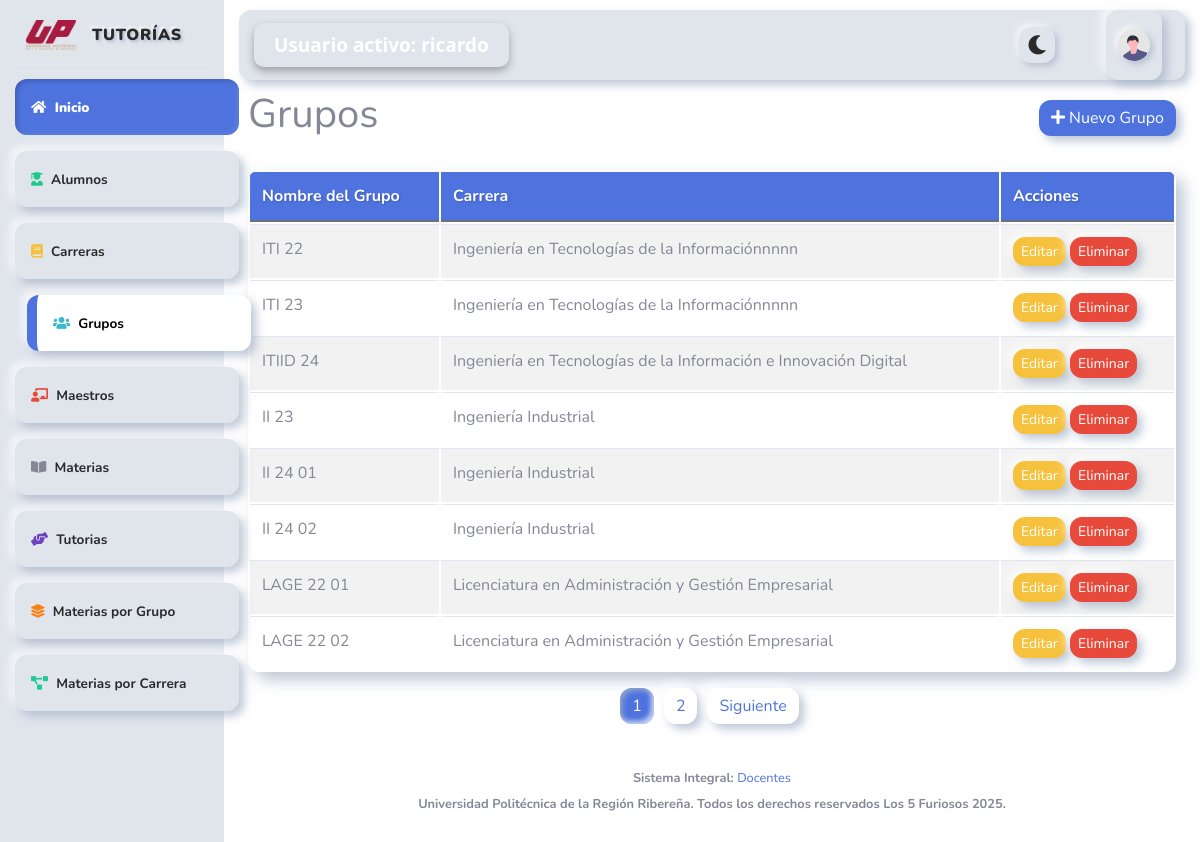
Screenshot of /grupos.php (signed in) with the database file from the repository.
### tables this page shows
CREATE TABLE `grupos` (
  `id_grupo` int(11) NOT NULL,
  `grupo` varchar(100) DEFAULT NULL,
  `carrera` int(11) DEFAULT NULL,
  `activo` int(3) NOT NULL
);

CREATE TABLE `carreras` (
  `id_carrera` int(11) NOT NULL,
  `nombre` varchar(100) DEFAULT NULL,
  `activo` int(3) NOT NULL
);

### modelos/conexion.php (called while the page is built, shortened)
<?php
class Conexion {
    private $usuario = "root";
    private $contraseña = "";
    private $db = "proyecto3";
    private $servidor = "localhost";
    public function conectar() {
        $this->conn = null;
        try {
            $this->conn = new PDO(
                "mysql:host=".$this->servidor.";dbname=".$this->db.";charset=utf8",
                $this->usuario,
                $this->contraseña
            );
            $this->conn->setAttribute(PDO::ATTR_ERRMODE, PDO::ERRMODE_EXCEPTION);
            $this->conn->setAttribute(PDO::ATTR_EMULATE_PREPARES, false);
        } catch (PDOException $e) {
            error_log("Error al conectar: " . $e->getMessage());
            die("Error al conectar con la base de datos");
        }
        return $this->conn;
    }
}

### modelos/mdl_grupos.php (called while the page is built, shortened)
<?php
require_once __DIR__.'/conexion.php';
class MdlGrupos {
    private $conn;
    private $tabla = 'grupos';
    public function __construct() {
        $this->conn = (new Conexion())->conectar();
    }
    public function obtenerTodos() {
        try {
            return $this->conn->query("SELECT g.id_grupo as id, g.grupo, g.carrera as carrera_id, c.nombre as carrera
                                    FROM $this->tabla g
                                    JOIN carreras c ON g.carrera = c.id_carrera
                                    WHERE g.activo = 0")->fetchAll(PDO::FETCH_ASSOC);
        } catch (PDOException $e) {
            error_log("Error en obtenerTodos: " . $e->getMessage());
            return [];
        }
    }
    public function obtenerPaginado($inicio, $limite) {
        $sql = "SELECT g.id_grupo as id, g.grupo, g.carrera as carrera_id, c.nombre as carrera
                FROM $this->tabla g
                JOIN carreras c ON g.carrera = c.id_carrera
                WHERE g.activo = 0
                LIMIT :inicio, :limite";
        $stmt = $this->conn->prepare($sql);
        $stmt->bindParam(':inicio', $inicio, PDO::PARAM_INT);
        $stmt->bindParam(':limite', $limite, PDO::PARAM_INT);
        $stmt->execute();
        return $stmt->fetchAll(PDO::FETCH_ASSOC);
    }
    public function contarGrupos() {
        $sql = "SELECT COUNT(*) AS total FROM $this->tabla WHERE activo = 0";
        return $this->conn->query($sql)->fetch(PDO::FETCH_ASSOC)['total'];
    }
}
?>

### grupos.php (the view, shortened to what this page needs)
<?php
require_once "modelos/mdl_grupos.php";
$modeloGrupos = new MdlGrupos();
$grupos = $modeloGrupos->obtenerTodos();
$limite = 8;
$pagina = isset($_GET['pagina']) ? max(1, intval($_GET['pagina'])) : 1;
$inicio = ($pagina - 1) * $limite;
$totalRegistros = $modeloGrupos->contarGrupos();
$totalPaginas = ceil($totalRegistros / $limite);
$grupos = $modeloGrupos->obtenerPaginado($inicio, $limite);
require_once "vistas/parte_superior.php";
?>
<div class="container">
    <div class="d-flex justify-content-between align-items-center mb-4">
        <h1>Grupos</h1>
        <button class="btn btn-primary" onclick="abrirModal()">
            <i class="fas fa-plus"></i> Nuevo Grupo
        </button>
    </div>
    <table class="table table-striped">
        <thead class="thead-dark">
            <tr>
                <th>Nombre del Grupo</th>
                <th>Carrera</th>
                <th>Acciones</th>
            </tr>
        </thead>
        <tbody>
            <?php foreach($grupos as $grupo): ?>
            <tr>
                <td><?= htmlspecialchars($grupo['grupo']) ?></td>
                <td><?= htmlspecialchars($grupo['carrera']) ?></td>
                <td>
                    <button class="btn btn-warning btn-sm"
                        onclick="abrirModal(
                            '<?= $grupo['id'] ?>',
                            '<?= htmlspecialchars($grupo['grupo'], ENT_QUOTES) ?>',
                            '<?= $grupo['carrera_id'] ?? '' ?>'  // Asegúrate que este campo existe
                        )">
                        Editar
                    </button>
                    <button class="btn btn-danger btn-sm"
                        onclick="confirmarEliminacion(<?= $grupo['id'] ?>)">
                        Eliminar
                    </button>
                </td>
            </tr>
            <?php endforeach; ?>
        </tbody>
    </table>
</div>
<nav aria-label="Paginación de grupos">
    <ul class="pagination justify-content-center">
        <?php for ($i = 1; $i <= $totalPaginas; $i++): ?>
            <li class="page-item <?= $i == $pagina ? 'active' : '' ?>">
                <a class="page-link" href="?pagina=<?= $i ?>"><?= $i ?></a>
            </li>
        <?php endfor; ?>
        <?php if ($pagina < $totalPaginas): ?>
            <li class="page-item">
                <a class="page-link" href="?pagina=<?= $pagina + 1 ?>">Siguiente</a>
            </li>
        <?php endif; ?>
    </ul>
</nav>
<?php
require_once "vistas/parte_inferior.php";
?>

### css/nuevo_diseño.css (style rules this page uses)
:root { --bg-color: #ffffff; --primary-color: #4e73df; --shadow-light: rgba(255, 255, 255, 0.7); --shadow-dark: rgba(163, 177, 198, 0.7); --text-color: #2a2a2a; --sidebar-bg: #e0e5ec; --sidebar-shadow-light: rgba(255, 255, 255, 0.7); --sidebar-shadow-dark: rgba(163, 177, 198, 0.7); --sidebar-text: #2a2a2a; --sidebar-highlight: #4e73df; --topbar-bg: #e0e5ec; --topbar-shadow-light: rgba(255, 255, 255, 0.7); --topbar-shadow-dark: rgba(163, 177, 198, 0.7); --topbar-text: #2a2a2a; --topbar-highlight: #4e73df; }
body { background-color: var(--bg-color); font-family: 'Nunito', sans-serif; color: var(--text-color); }
.table { background-color: var(--bg-color); border-radius: 12px; overflow: hidden; box-shadow: 8px 8px 15px var(--shadow-dark), -8px -8px 15px var(--shadow-light); border-collapse: separate; }
.table thead th { background-color: var(--primary-color) !important; color: white; border: none; text-shadow: 1px 1px 2px rgba(0, 0, 0, 0.2); }
.table td, .table th { border: none; padding: 12px; }
.table tbody tr { transition: all 0.3s; }
.btn { border: none !important; border-radius: 12px !important; box-shadow: 5px 5px 10px var(--shadow-dark), -5px -5px 10px var(--shadow-light); transition: all 0.3s; }
.btn-primary { background-color: var(--primary-color) !important; }
.pagination .page-item .page-link { background-color: var(--bg-color); border: none; border-radius: 12px !important; box-shadow: 5px 5px 10px var(--shadow-dark), -5px -5px 10px var(--shadow-light); margin: 0 5px; }
.page-item.active .page-link { box-shadow: inset 3px 3px 5px var(--shadow-dark), inset -3px -3px 5px var(--shadow-light); }
:root { --topbar-bg: #e0e5ec; --topbar-shadow-light: rgba(255, 255, 255, 0.7); --topbar-shadow-dark: rgba(163, 177, 198, 0.7); --topbar-text: #2a2a2a; --topbar-highlight: #4e73df; }
.container, .container-fluid { background-color: transparent !important; box-shadow: none !important; }
body { transition: background-color 0.3s ease, color 0.3s ease; }
body.loaded { transition: background-color 0.3s ease, color 0.3s ease; }

### rows the page displays
grupos: grupo "ITI 22", carrera.nombre "Ingeniería en Tecnologías de la Informaciónnnnn"
grupos: grupo "ITI 23", carrera.nombre "Ingeniería en Tecnologías de la Informaciónnnnn"
grupos: grupo "ITIID 24", carrera.nombre "Ingeniería en Tecnologías de la Información e Innovación Digital"
grupos: grupo "II 23", carrera.nombre "Ingeniería Industrial"
grupos: grupo "II 24 01", carrera.nombre "Ingeniería Industrial"
grupos: grupo "II 24 02", carrera.nombre "Ingeniería Industrial"
grupos: grupo "LAGE 22 01", carrera.nombre "Licenciatura en Administración y Gestión Empresarial"
grupos: grupo "LAGE 22 02", carrera.nombre "Licenciatura en Administración y Gestión Empresarial"

### other values shown
$_SESSION['nombre'] "ricardo"
